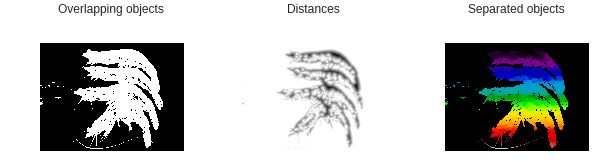

Recreate this plot in Python.
def a(image): 
  import numpy as np
  import matplotlib.pyplot as plt
  from scipy import ndimage as ndi

  from skimage.morphology import watershed
  from skimage.feature import peak_local_max
  
  gray = cv2.cvtColor(image,cv2.COLOR_BGR2GRAY)
  ret, image = cv2.threshold(gray,0,255,cv2.THRESH_BINARY_INV+cv2.THRESH_OTSU)



  # Now we want to separate the two objects in image
  # Generate the markers as local maxima of the distance to the background
  distance = ndi.distance_transform_edt(image)
  local_maxi = peak_local_max(distance, indices=False, footprint=np.ones((3, 3)),
                              labels=image)
  markers = ndi.label(local_maxi)[0]
  labels = watershed(-distance, markers, mask=image)

  fig, axes = plt.subplots(ncols=3, figsize=(9, 3), sharex=True, sharey=True)
  ax = axes.ravel()

  ax[0].imshow(image, cmap=plt.cm.gray, interpolation='nearest')
  ax[0].set_title('Overlapping objects')
  ax[1].imshow(-distance, cmap=plt.cm.gray, interpolation='nearest')
  ax[1].set_title('Distances')
  ax[2].imshow(labels, cmap=plt.cm.nipy_spectral, interpolation='nearest')
  ax[2].set_title('Separated objects')

  for a in ax:
      a.set_axis_off()

  fig.tight_layout()
  plt.show()
